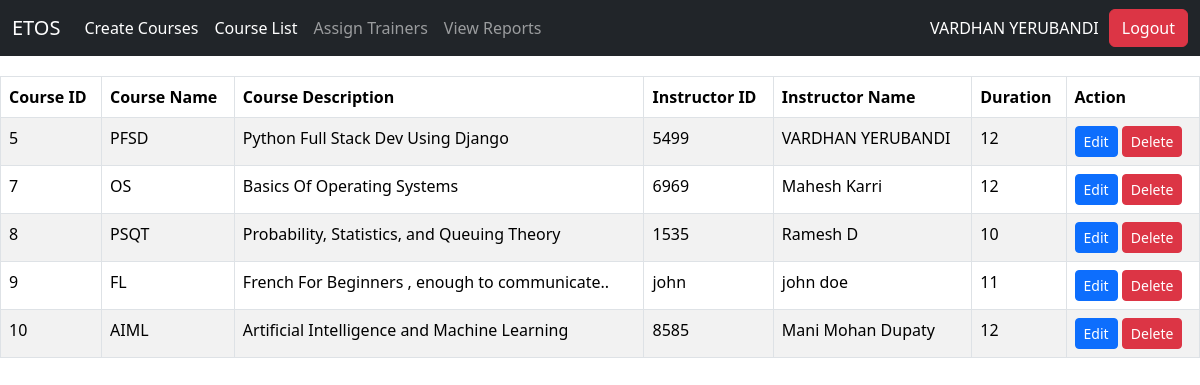
The app's page /courses/ (signed in) with its own data.
### admin_app/models.py (models this page shows, shortened)
class Course(models.Model):
    name = models.CharField(max_length=100)
    description = models.TextField()
    duration = models.PositiveIntegerField()  # Duration in hours
    trainer = models.ForeignKey(User, on_delete=models.SET_NULL, null=True)  # Trainer linked to User
    status = models.BooleanField(default=True)  # Active/Inactive status

### admin_app/views.py (the view)
# urls.py: path('courses/', views.course_list, name='course_list'),
@login_required
def course_list(request):
    courses = Course.objects.all()  # Get all courses
    return render(request, 'courses/course_list.html', {'courses': courses})

### templates/courses/course_list.html (shortened to what this page needs)
{% extends 'admin_app/navbar.html' %}
{% load static %}
        {% block body %}
        <table class="table table-bordered table-striped">
            <thead class="thead-dark">
                <tr>
                    <th scope="col">Course ID</th>
                    <th scope="col">Course Name</th>
                    <th scope="col">Course Description</th>
                    <th scope="col">Instructor ID</th>
                    <th scope="col">Instructor Name</th>
                    <th scope="col">Duration</th>
                    <th scope="col">Action</th>
                </tr>
            </thead>
            <tbody>
                {% for course in courses %}
                <tr>
                    <td>{{ course.id }}</td>
                    <td>{{ course.name }}</td>
                    <td>{{ course.description }}</td>
                    <td>{{ course.trainer }}</td>
                    <td>{{ course.trainer.first_name }} {{ course.trainer.last_name }}</td>
                    <td>{{ course.duration }}</td>
                    <td>
                        <a href="{% url 'admin_app:edit_course' course.id %}" class="btn btn-primary btn-sm">Edit</a>
                        <a href="{% url 'admin_app:delete_course' course.id %}" class="btn btn-danger btn-sm">Delete</a>
                    </td>
                </tr>
                {% empty %}
                <tr>
                    <td colspan="5" class="text-center">No courses available.</td>
                </tr>
                {% endfor %}
            </tbody>
        </table>
{% endblock %}

### templates/admin_app/navbar.html (shortened to what this page needs)
<!DOCTYPE html>
<html lang="en">
<head>
    <link href="https://cdn.jsdelivr.net/npm/bootstrap@5.3.3/dist/css/bootstrap.min.css" rel="stylesheet">
</head>
<body>
  <nav class="navbar navbar-expand-lg navbar-dark bg-dark">
    <div class="container-fluid">
      <a class="navbar-brand" href="{% url 'admin_app:homepage' %}">ETOS</a>
      <div class="collapse navbar-collapse" id="navbarSupportedContent">
        <ul class="navbar-nav me-auto mb-2 mb-lg-0">
          <li class="nav-item">
            <a class="nav-link active" aria-current="page" href="{% url 'admin_app:create_course' %}">Create Courses</a>
          </li>
          <li class="nav-item">
            <a class="nav-link active" aria-current="page" href="{% url 'admin_app:course_list' %}">Course List</a>
          </li>
          <li class="nav-item">
            <a class="nav-link" href="{% url 'admin_app:course_list' %}">Assign Trainers</a>
          </li>
          <li class="nav-item">
            <a class="nav-link" href="#">View Reports</a>
          </li>
        </ul>
        <div class="d-flex align-items-center">
          <a class="nav-link text-white" href="{% url 'admin_app:profile_page' %}">{{user.first_name}} {{user.last_name}}</a>
          {% if user.is_authenticated %}
            <a class="btn btn-danger btn-custom" href="{% url 'admin_app:log_out' %}">Logout</a>
          {% else %}
            <a class="btn btn-primary btn-custom" href="{% url 'admin_app:user_login' %}">Login</a>
            <a class="btn btn-primary btn-custom" href="{% url 'admin_app:register' %}">Register</a>
          {% endif %}
        </div>
      </div>
    </div>
  </nav>
  {% block body %}
  {% endblock %}
</body>
</html>

### templates/admin_app/navbar.html (style rules this page uses)
.navbar { margin-bottom: 20px; }
.btn-custom { margin-left: 10px; }

### records on screen
Course: id "5", name "PFSD", description "Python Full Stack Dev Using Django", trainer "5499", trainer.first_name "VARDHAN", trainer.last_name "YERUBANDI", duration "12"
Course: id "7", name "OS", description "Basics Of Operating Systems", trainer "6969", trainer.first_name "Mahesh", trainer.last_name "Karri", duration "12"
Course: id "8", name "PSQT", description "Probability, Statistics, and Queuing Theory", trainer "1535", trainer.first_name "Ramesh", trainer.last_name "D", duration "10"
Course: id "9", name "FL", description "French For Beginners , enough to communicate..", trainer "john", trainer.first_name "john", trainer.last_name "doe", duration "11"
Course: id "10", name "AIML", description "Artificial Intelligence and Machine Learning", trainer "8585", trainer.first_name "Mani Mohan", trainer.last_name "Dupaty", duration "12"

### other values on screen
{{ user.first_name }} "VARDHAN"
{{ user.last_name }} "YERUBANDI"
